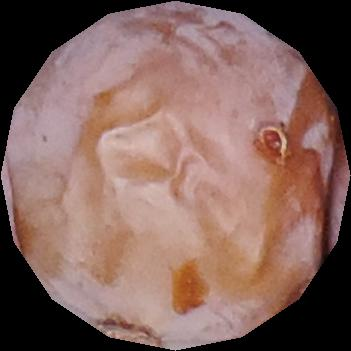
%> input picture textura/figura_3.jpg, 351 x 351 px
$ octave plotarimagem.m   (GNU Octave 9; MATLAB toolbox functions it lacks are replaced by stand-ins)
%> lines starting %> are read from the running program, lines starting %| are printed output that depends on the picture
clear all;
I = imread('figura_3.jpg');
%> I is the input picture: size 351x351x3 uint8; mean R, G, B 131.3, 100.6, 93.4
I = double(I);
%> I: size 351x351x3 double
[m n s] = size(I);
%> m = 351; n = 351; s = 3

D = I(:,:,1);
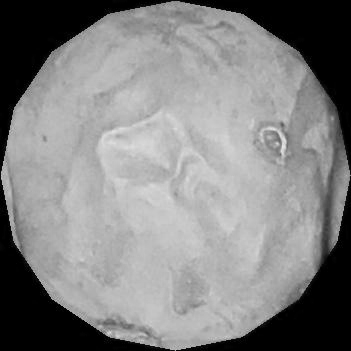
%> D: size 351x351 double; min 0, max 229, mean 131.3
mesh(D)
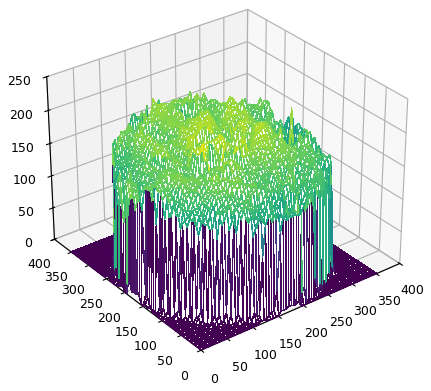
%> figure redrawn from the program's plot data

$ run again, with textura/RedGlobe_0h_1.jpg copied over textura/figura_3.jpg
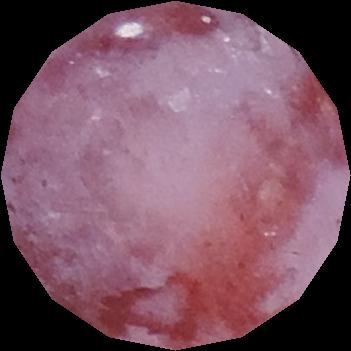
%> input picture textura/RedGlobe_0h_1.jpg, 351 x 351 px
%> I is the input picture: size 351x351x3 uint8; mean R, G, B 121.7, 83.6, 98.9
%> I: size 351x351x3 double
%> `D = I(:,:,1);`:
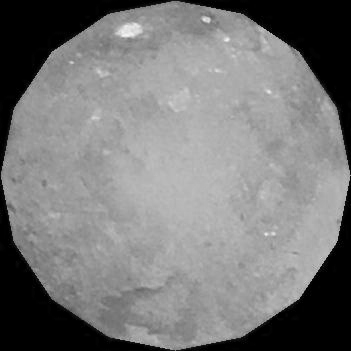
%> D: size 351x351 double; min 0, max 247, mean 121.7
%> `mesh(D)`:
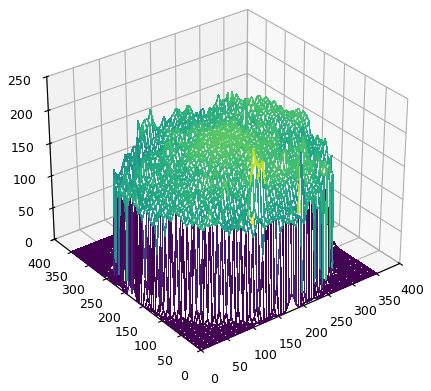
%> figure redrawn from the program's plot data

$ run again, with textura/RedGlobe_12h_5.jpg copied over textura/figura_3.jpg
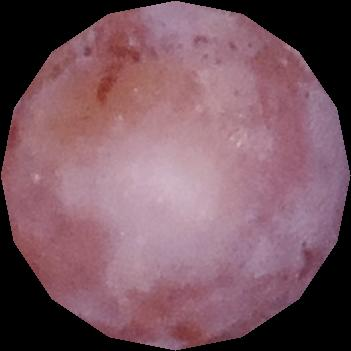
%> input picture textura/RedGlobe_12h_5.jpg, 351 x 351 px
%> I is the input picture: size 351x351x3 uint8; mean R, G, B 122.1, 87.4, 97.8
%> I: size 351x351x3 double
%> `D = I(:,:,1);`:
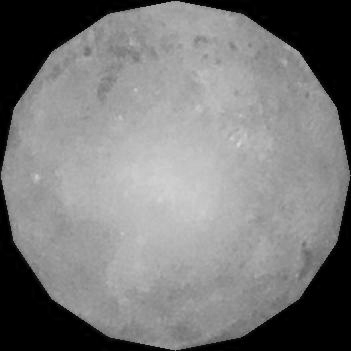
%> D: size 351x351 double; min 0, max 214, mean 122.1
%> `mesh(D)`:
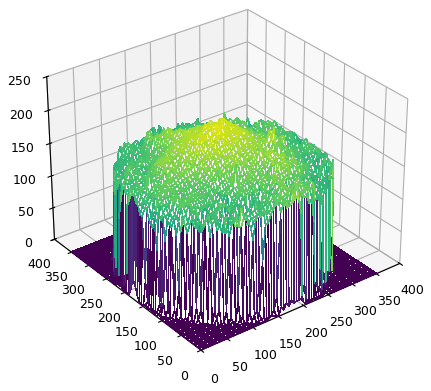
%> figure redrawn from the program's plot data
